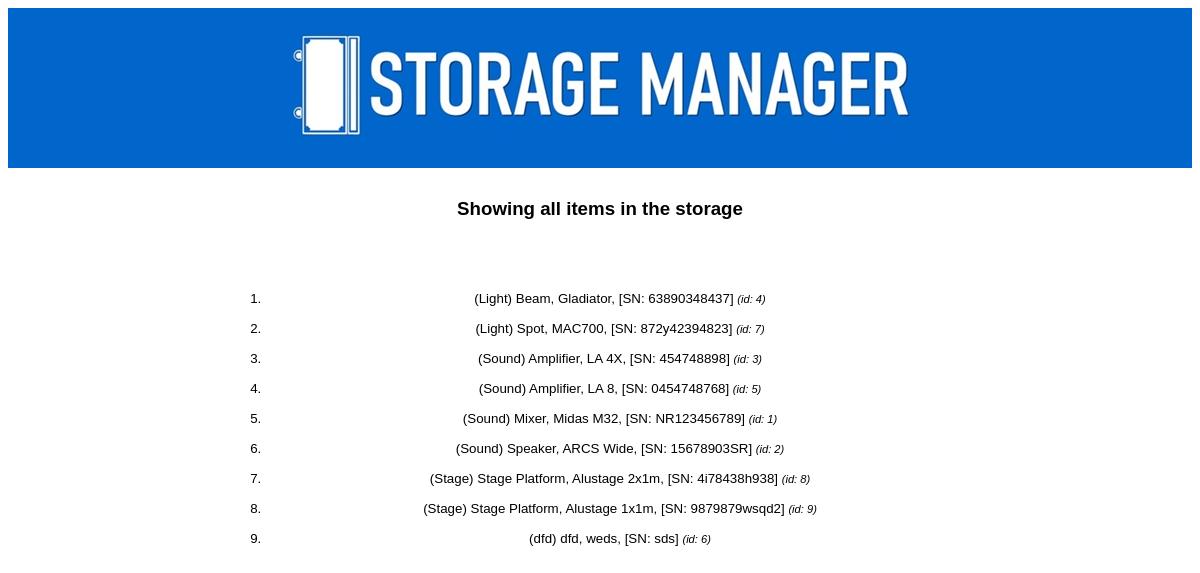
Before: /show_all/ with the older database file.
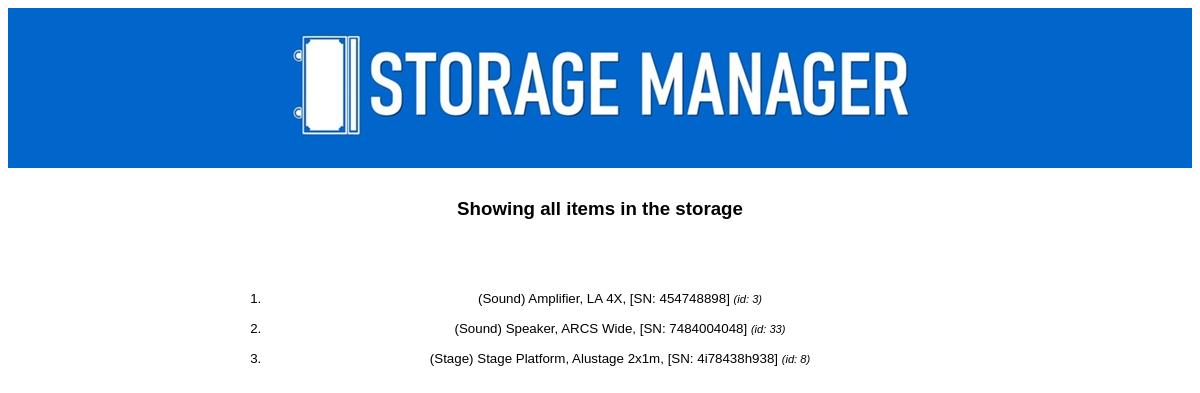
After: the same page with the newer database file.
### storage/models.py (models this page shows)
class Item(models.Model):
    category = models.CharField(max_length=100)
    type = models.CharField(max_length=160)
    model = models.CharField(max_length=160)
    serial_number = models.CharField(max_length=20)
    def __str__(self):
        return f'({self.category}) {self.type}, {self.model}, [SN: {self.serial_number}]'

### storage/views.py (the view)
# urls.py: path('show_all/', ShowAllListView.as_view(), name='show-all'),
class ShowAllListView(ListView):
    model = Item
    template_name = 'storage/show_all.html'
    context_object_name = 'all_items'
    ordering = ['category', 'type']

### storage/templates/storage/show_all.html (shortened to what this page needs)
{% extends "storage/base.html" %}
{% block content %}
    <h3> Showing all items in the storage</h3>
    <br>
    <br>
        <div class="all_items">
            <ol>
                {% for item in all_items %}
                    <li class="item_list">{{ item }} <small class="id">(id: {{ item.id }})</small></li>
                {% endfor %}
            </ol>
        </div>
{% endblock content %}

Changed rows visible on the page:
removed Item: category+type+model "(Light) Beam, Gladiator, [SN: 63890348437]", id "4"
removed Item: category+type+model "(Light) Spot, MAC700, [SN: 872y42394823]", id "7"
removed Item: category+type+model "(Sound) Amplifier, LA 8, [SN: 0454748768]", id "5"
removed Item: category+type+model "(Sound) Mixer, Midas M32, [SN: NR123456789]", id "1"
removed Item: category+type+model "(Sound) Speaker, ARCS Wide, [SN: 15678903SR]", id "2"
removed Item: category+type+model "(Stage) Stage Platform, Alustage 1x1m, [SN: 9879879wsqd2]", id "9"
removed Item: category+type+model "(dfd) dfd, weds, [SN: sds]", id "6"
added Item: category+type+model "(Sound) Speaker, ARCS Wide, [SN: 7484004048]", id "33"
